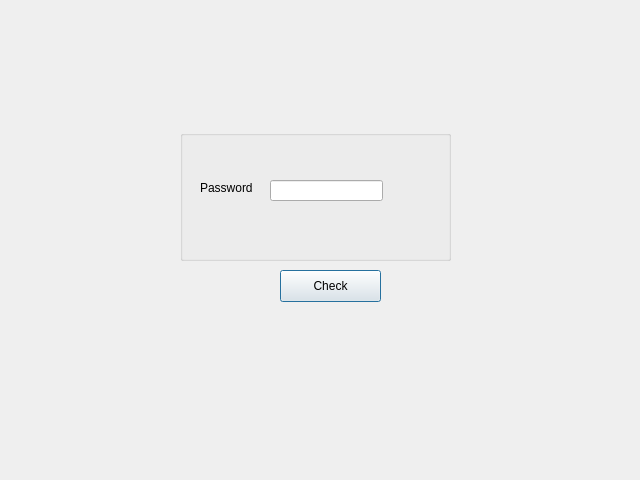
<?xml version="1.0" encoding="UTF-8"?>
<ui version="4.0">
 <class>linker_breachPass</class>
 <widget class="QDialog" name="linker_breachPass">
  <property name="geometry">
   <rect>
    <x>0</x>
    <y>0</y>
    <width>640</width>
    <height>480</height>
   </rect>
  </property>
  <property name="windowTitle">
   <string>Dialog</string>
  </property>
  <widget class="QPushButton" name="pushButton">
   <property name="geometry">
    <rect>
     <x>280</x>
     <y>270</y>
     <width>101</width>
     <height>32</height>
    </rect>
   </property>
   <property name="text">
    <string>Check</string>
   </property>
  </widget>
  <widget class="QGroupBox" name="groupBox">
   <property name="geometry">
    <rect>
     <x>180</x>
     <y>130</y>
     <width>271</width>
     <height>131</height>
    </rect>
   </property>
   <property name="title">
    <string/>
   </property>
   <widget class="QLineEdit" name="lineEdit_pass">
    <property name="geometry">
     <rect>
      <x>90</x>
      <y>50</y>
      <width>113</width>
      <height>21</height>
     </rect>
    </property>
   </widget>
   <widget class="QLabel" name="label">
    <property name="geometry">
     <rect>
      <x>20</x>
      <y>50</y>
      <width>61</width>
      <height>16</height>
     </rect>
    </property>
    <property name="text">
     <string>Password</string>
    </property>
   </widget>
  </widget>
 </widget>
 <resources/>
 <connections/>
</ui>
